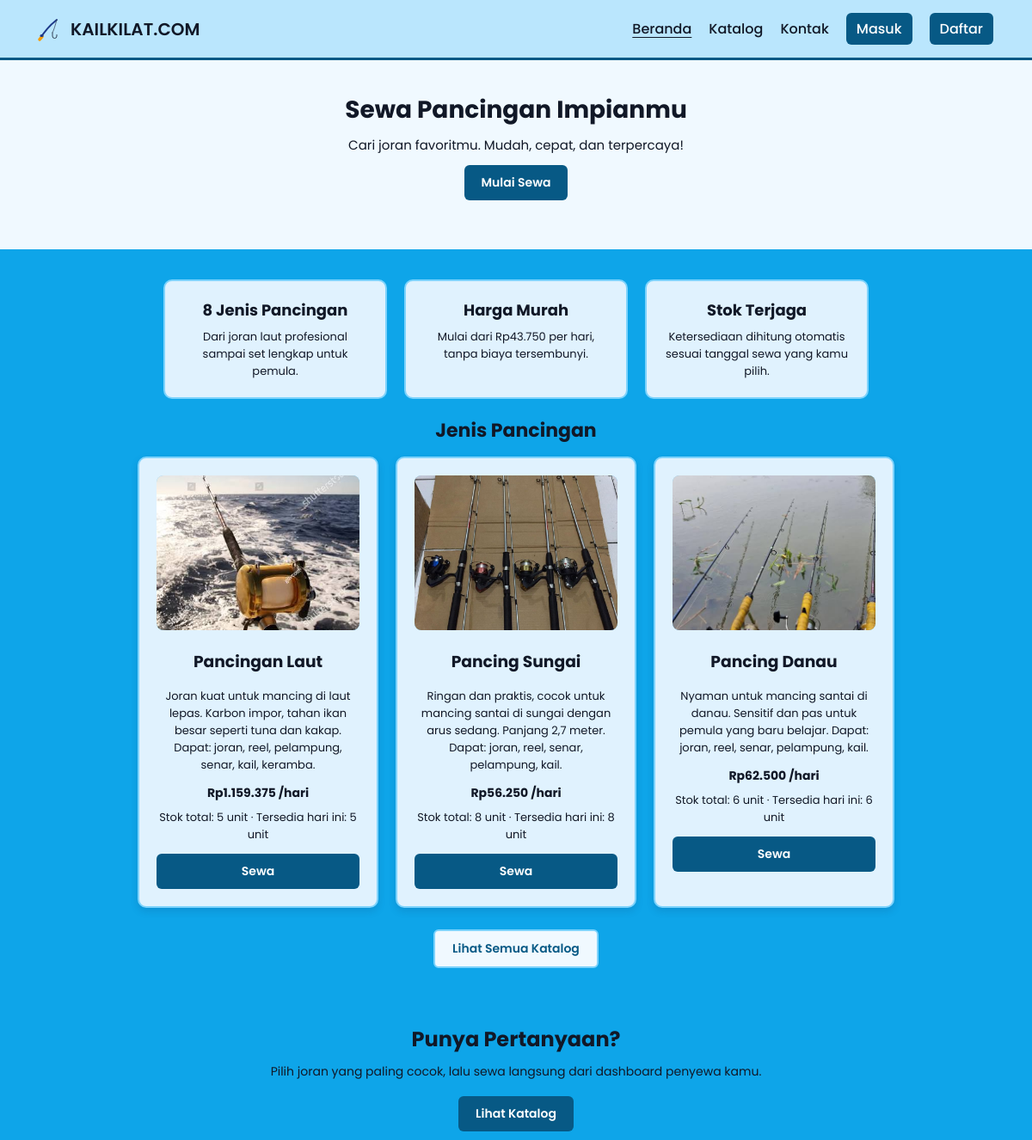
The page / on the database its author committed.
### tables this page shows
CREATE TABLE IF NOT EXISTS pancingan (
  id INT AUTO_INCREMENT PRIMARY KEY,
  nama VARCHAR(100) NOT NULL,
  deskripsi TEXT,
  harga INT NOT NULL,
  gambar VARCHAR(255) DEFAULT 'joran-danau.jpg',
   
   
  stok INT DEFAULT 1,
  owner_id INT NULL,
  created_at TIMESTAMP DEFAULT CURRENT_TIMESTAMP,
  INDEX idx_pancingan_owner (owner_id),
  INDEX idx_pancingan_nama (nama),
  FOREIGN KEY (owner_id) REFERENCES users(id) ON DELETE SET NULL
);

### includes/auth.php (called while the page is built, shortened)
<?php
function base_url(string $path = ''): string
{
    static $base = null;
    if ($base === null) {
        $base = '/';
        $docroot = isset($_SERVER['DOCUMENT_ROOT']) ? realpath($_SERVER['DOCUMENT_ROOT']) : false;
        $proyek  = realpath(ROOT_DIR);
        if ($docroot && $proyek) {
            $docroot = str_replace('\\', '/', $docroot);
            $proyek  = str_replace('\\', '/', $proyek);
            if (strpos($proyek, $docroot) === 0) {
                $base = rtrim(substr($proyek, strlen($docroot)), '/') . '/';
            }
        }
    }
    return $base . ltrim($path, '/');
}
function sudah_login(): bool
{
    return isset($_SESSION['user_id']) && (int) $_SESSION['user_id'] > 0;
}
function url_gambar(?string $gambar): string
{
    $gambar = trim((string) $gambar);
    $folder = ROOT_DIR . '/assets/img/';
    $pola_boleh = '/^[A-Za-z0-9._-]+\.(svg|png|jpe?g|webp|avif|gif)$/i';
    if ($gambar !== ''
        && preg_match($pola_boleh, $gambar)
        && is_file($folder . $gambar)
    ) {
        return base_url('assets/img/' . $gambar);
    }
    return base_url('assets/img/' . GAMBAR_DEFAULT);
}
function tag_gambar(?string $gambar, string $alt, string $kelas = ''): string
{
    $src = htmlspecialchars(url_gambar($gambar), ENT_QUOTES);
    $alt = htmlspecialchars($alt, ENT_QUOTES);
    $cls = $kelas !== '' ? ' class="' . htmlspecialchars($kelas, ENT_QUOTES) . '"' : '';
    return '<img' . $cls . ' src="' . $src . '" alt="' . $alt . '"'
         . ' loading="lazy" decoding="async" width="800" height="600">';
}

### includes/stok.php (called while the page is built, shortened)
<?php
function sql_stok_hari_ini(string $alias = 'p'): string
{
    return "GREATEST({$alias}.stok - COALESCE((
                SELECT SUM(s.jumlah) FROM sewa s
                WHERE s.pancingan_id = {$alias}.id
                  AND CURDATE() BETWEEN s.tanggal_mulai AND s.tanggal_selesai
            ), 0), 0)";
}

### index.php (the view, shortened to what this page needs)
<?php
require_once __DIR__ . '/includes/auth.php';
require_once __DIR__ . '/includes/koneksi.php';
require_once __DIR__ . '/includes/stok.php';
$stok_hari_ini = sql_stok_hari_ini('p');
$result = $koneksi->query(
    "SELECT p.id, p.nama, p.deskripsi, p.harga, p.gambar, p.stok,
            {$stok_hari_ini} AS stok_tersedia
     FROM pancingan p
     WHERE p.stok > 0
     ORDER BY p.id ASC
     LIMIT 3"
);
$barang = $result ? $result->fetch_all(MYSQLI_ASSOC) : [];
$stat = ['jumlah' => 0, 'harga_min' => 0];
$stat_res = $koneksi->query("SELECT COUNT(*) AS jumlah, COALESCE(MIN(harga), 0) AS harga_min FROM pancingan WHERE stok > 0");
if ($stat_res && ($stat_row = $stat_res->fetch_assoc())) {
    $stat = $stat_row;
}
include __DIR__ . '/includes/header.php';
?>
<section class="hero">
    <div class="hero-text">
        <h1>Sewa Pancingan Impianmu</h1>
        <p>Cari joran favoritmu. Mudah, cepat, dan terpercaya!</p>
        <?php if (sudah_login()): ?>
            <p>
                Halo, <strong><?= htmlspecialchars(nama_user()); ?></strong>
                (<?= role_user() === 'mitra' ? 'Pemilik Barang' : 'Penyewa' ?>)
            </p>
            <a href="<?= url_dashboard_manusia(); ?>" class="btn">Buka Dashboard Saya</a>
        <?php else: ?>
            <a href="<?= base_url('pages/katalog.php'); ?>" class="btn">Mulai Sewa</a>
        <?php endif; ?>
    </div>
</section>
<section class="info-singkat">
    <div class="info-kartu">
        <h3><?= (int) $stat['jumlah']; ?> Jenis Pancingan</h3>
        <p>Dari joran laut profesional sampai set lengkap untuk pemula.</p>
    </div>
    <div class="info-kartu">
        <h3>Harga Murah</h3>
        <p>Mulai dari Rp<?= number_format((int) $stat['harga_min'], 0, ',', '.'); ?> per hari, tanpa biaya tersembunyi.</p>
    </div>
    <div class="info-kartu">
        <h3>Stok Terjaga</h3>
        <p>Ketersediaan dihitung otomatis sesuai tanggal sewa yang kamu pilih.</p>
    </div>
</section>
<section class="cards">
    <h2>Jenis Pancingan</h2>
    <?php if (empty($barang)): ?>
        <p class="kosong">Belum ada barang yang tersedia.</p>
    <?php else: ?>
        <div class="card-container">
            <?php foreach ($barang as $b): ?>
                <div class="card">
                    <?= tag_gambar($b['gambar'], $b['nama']) ?>
                    <h3><?= htmlspecialchars($b['nama']); ?></h3>
                    <p class="deskripsi"><?= htmlspecialchars($b['deskripsi']); ?></p>
                    <p class="harga">Rp<?= number_format($b['harga'], 0, ',', '.'); ?> /hari</p>
                    <p class="stok">Stok total: <?= (int) $b['stok']; ?> unit &middot; Tersedia hari ini: <?= (int) $b['stok_tersedia']; ?> unit</p>
                    <a href="<?= base_url('pages/sewa.php?id=' . (int) $b['id']); ?>" class="btn">Sewa</a>
                </div>
            <?php endforeach; ?>
        </div>
        <p style="margin-top:25px;">
            <a href="<?= base_url('pages/katalog.php'); ?>" class="btn btn-soft">Lihat Semua Katalog</a>
        </p>
    <?php endif; ?>
</section>
<section class="cta-akhir">
    <h2>Punya Pertanyaan?</h2>
    <p>Pilih joran yang paling cocok, lalu sewa langsung dari dashboard penyewa kamu.</p>
    <a href="<?= base_url('pages/katalog.php'); ?>" class="btn">Lihat Katalog</a>
</section>
<?php include __DIR__ . '/includes/footer.php'; ?>

### assets/css/kp.css (style rules this page uses)
* { margin: 0; padding: 0; box-sizing: border-box; font-family: 'Poppins', sans-serif; }
:root { --blue-bg: #0ea5e9; --blue-head: #bae6fd; --blue-card: #e0f2fe; --blue-soft: #f0f9ff; --blue-line: #7dd3fc; --blue-deep: #075985; --text: #111827; }
body { background: var(--blue-bg); color: var(--text); }
.btn { display: inline-block; padding: 10px 20px; background: var(--blue-deep); color: #ffffff; border: none; border-radius: 6px; text-decoration: none; font-weight: 600; font-size: 14px; cursor: pointer; }
.btn-soft { background: var(--blue-soft); color: var(--blue-deep); border: 2px solid var(--blue-line); }

### assets/css/katalog.css (style rules this page uses)
.hero .hero-text { transform: translateY(-10px); }
.hero-text h1 { font-size: 28px; margin-bottom: 8px; color: var(--text); }
.hero-text p { font-size: 15px; margin-bottom: 12px; color: var(--text); }
.cards { padding: 20px 16px; text-align: center; }
.cards h2 { margin-bottom: 14px; font-size: 22px; color: var(--text); }
.card-container { display: flex; flex-wrap: wrap; justify-content: center; gap: 20px; }
.card { background: var(--blue-card); border: 2px solid var(--blue-line); border-radius: 10px; box-shadow: 0 4px 8px rgba(15, 76, 129, 0.2); width: 280px; padding: 20px; text-align: center; display: flex; flex-direction: column; }
.card img { width: 100%; height: 180px; object-fit: cover; border-radius: 8px; margin-bottom: 15px; background: var(--blue-line); }
.card h3 { margin-bottom: 10px; color: var(--text); min-height: 42px; display: flex; align-items: center; justify-content: center; }
.card p { margin-bottom: 12px; font-size: 14px; color: var(--text); }
.card .harga { font-weight: 700; margin-bottom: 8px; }
.card .deskripsi { font-size: 13px; margin-bottom: 12px; }
.card .stok { font-size: 13px; margin-bottom: 12px; }
.info-singkat { display: flex; justify-content: center; flex-wrap: wrap; gap: 20px; padding: 35px 20px 0; }
.info-kartu { background: var(--blue-card); border: 2px solid var(--blue-line); border-radius: 10px; padding: 20px; width: 260px; text-align: center; }
.info-kartu h3 { font-size: 18px; margin-bottom: 8px; }
.info-kartu p { font-size: 13px; }
.cta-akhir { padding: 45px 20px 10px; text-align: center; }
.cta-akhir h2 { font-size: 24px; margin-bottom: 10px; }
.cta-akhir p { font-size: 14px; margin-bottom: 18px; }

### rows shown on the page
pancingan: gambar+nama (picture), nama "Pancingan Laut", deskripsi "Joran kuat untuk mancing di laut lepas. Karbon impor, tahan ikan besar seperti tuna dan kakap. Dapat: joran, reel, pelampung, senar, kail, keramba.", harga "1.159.375", stok "5", stok_tersedia "5"
pancingan: gambar+nama (picture), nama "Pancing Sungai", deskripsi "Ringan dan praktis, cocok untuk mancing santai di sungai dengan arus sedang. Panjang 2,7 meter. Dapat: joran, reel, senar, pelampung, kail.", harga "56.250", stok "8", stok_tersedia "8"
pancingan: gambar+nama (picture), nama "Pancing Danau", deskripsi "Nyaman untuk mancing santai di danau. Sensitif dan pas untuk pemula yang baru belajar. Dapat: joran, reel, senar, pelampung, kail.", harga "62.500", stok "6", stok_tersedia "6"

### other values the page prints
$menu_item['label'] "Beranda"
$menu_item['label'] "Katalog"
$menu_item['label'] "Kontak"
$stat['jumlah'] "8"
$stat['harga_min'] "43.750"
